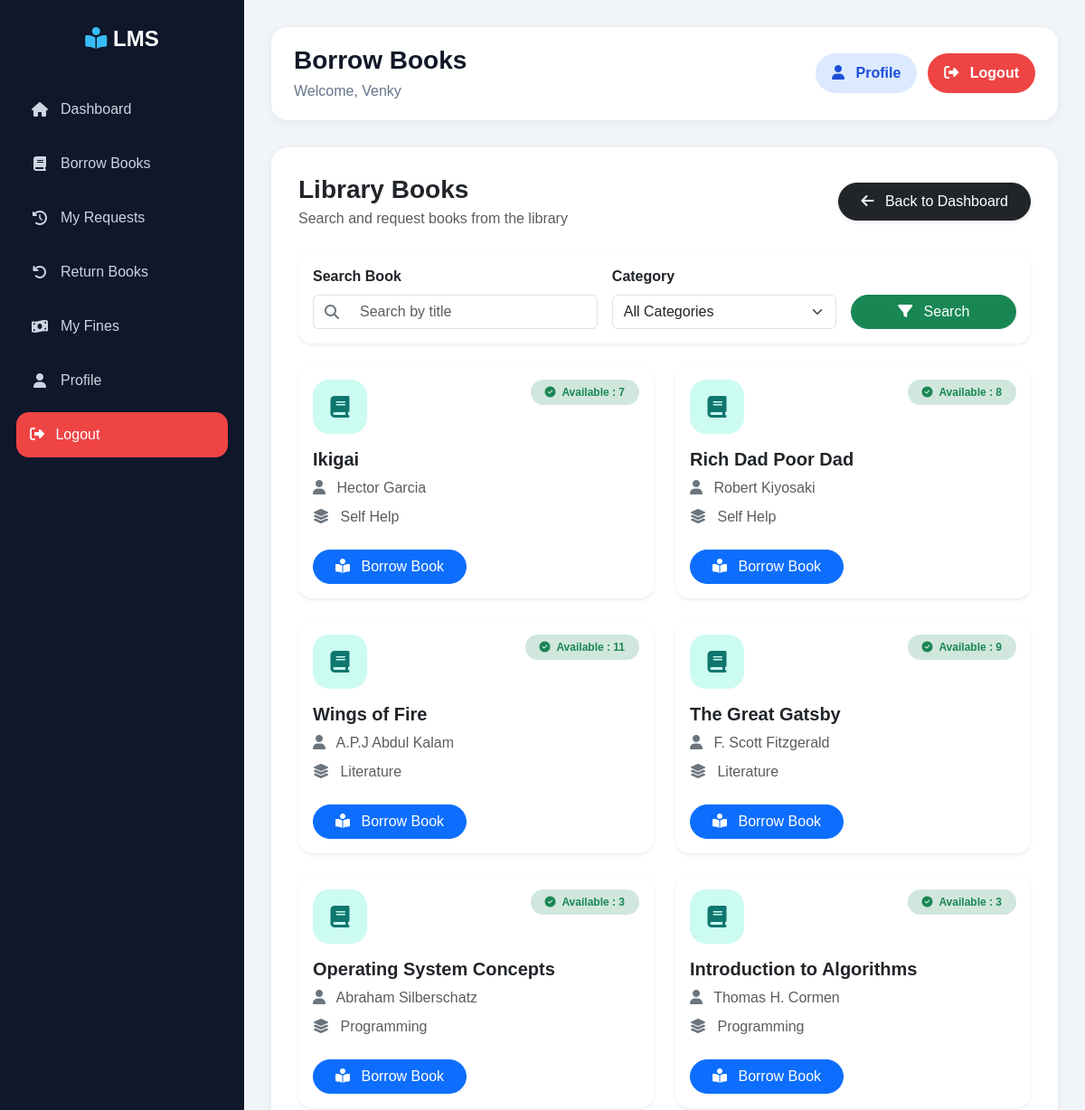
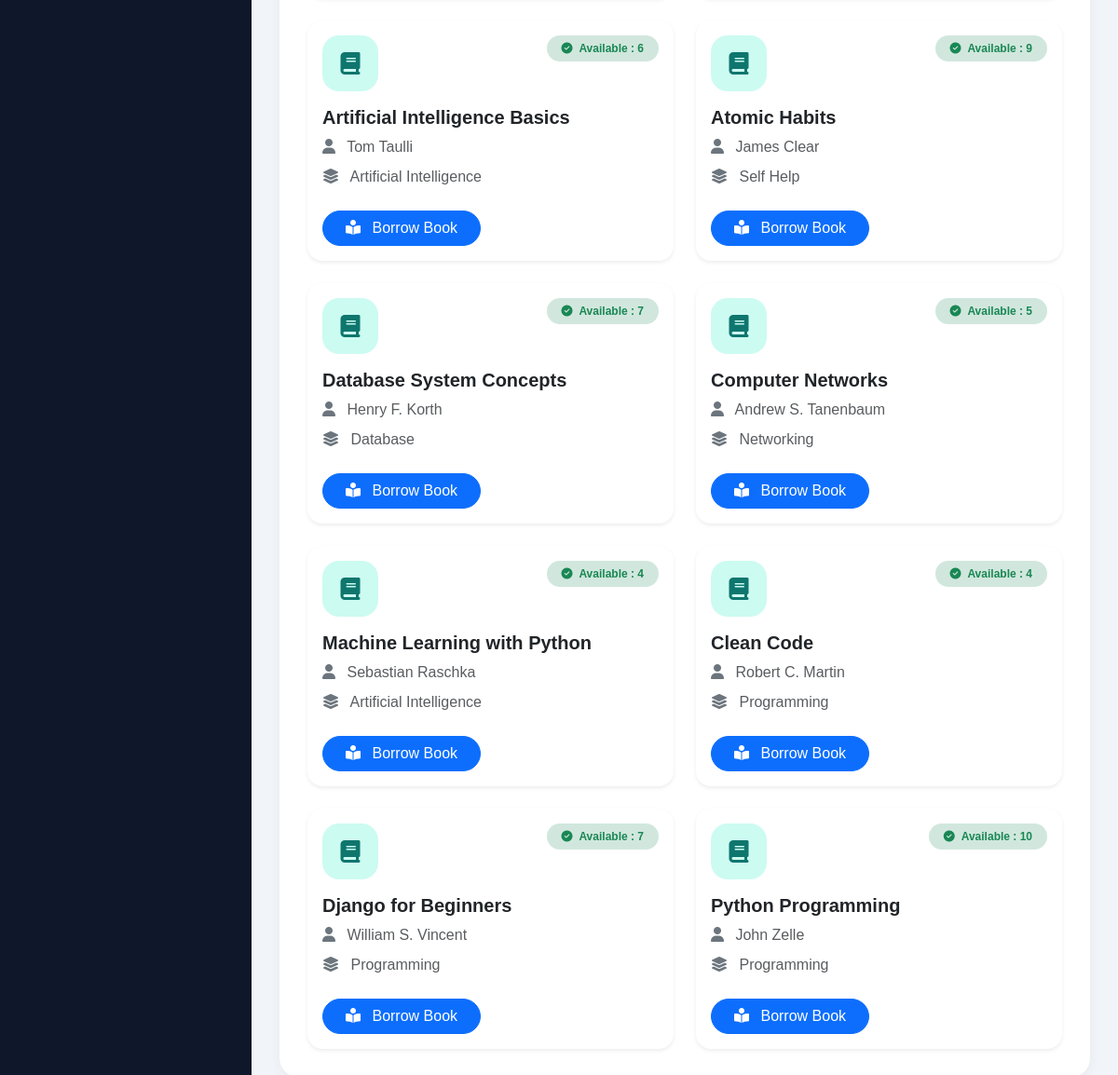
The page /teacher/books/ (signed in) on the database its author committed (2 pictures, top to bottom).
### accounts/models.py (models this page shows, shortened)
class CustomUser(AbstractUser):
    ROLE_CHOICES = (
        ('student', 'Student'),
        ('teacher', 'Teacher'),
        ('librarian', 'Librarian'),
    )
    role = models.CharField(max_length=20, choices=ROLE_CHOICES)

### books/models.py (models this page shows, shortened)
class Book(models.Model):
    title = models.CharField(
        max_length=200
    )
    author = models.CharField(
        max_length=150
    )
    isbn = models.CharField(
        max_length=20,
        unique=True
    )
    category = models.ForeignKey(
        Category,
        on_delete=models.CASCADE
    )
    price = models.DecimalField(
        max_digits=10,
        decimal_places=2,
        default=0
    )
    quantity = models.PositiveIntegerField(
        default=1
    )
    available = models.PositiveIntegerField(
        default=1
    )
    description = models.TextField(
        blank=True,
        null=True
    )
    added_on = models.DateTimeField(
        auto_now_add=True
    )

class Category(models.Model):
    name = models.CharField(
        max_length=100,
        unique=True
    )

### teacher/views.py (the view, shortened to what this page needs)
@login_required
def teacher_books(request):
    books = Book.objects.all().order_by(
        '-added_on'
    )
    categories = Category.objects.all()
    q = request.GET.get('q')
    category = request.GET.get('category')
    if q:
        books = books.filter(
            title__icontains=q
        )
    if category:
        books = books.filter(
            category_id=category
        )
    return render(
        request,
        'issue/borrow_books.html',
        {
            'books': books,
            'categories': categories
        }
    )

### issue/templates/issue/borrow_books.html (shortened to what this page needs)
{% extends 'base.html' %}
{% block page_title %}
    Borrow Books
{% endblock %}
{% block content %}
<div class="d-flex justify-content-between align-items-center mb-4 flex-wrap gap-3">
    <div>
        <h3 class="fw-bold text-dark mb-1">
            Library Books
        </h3>
        <p class="text-muted mb-0">
            Search and request books from the library
        </p>
    </div>
    <div>
        {% if request.user.role == 'student' %}
        <a href="/student/dashboard/"
           class="btn btn-dark rounded-pill px-4 py-2 shadow-sm">
            <i class="fa-solid fa-arrow-left me-2"></i>
            Back to Dashboard
        </a>
        {% elif request.user.role == 'teacher' %}
        <a href="/teacher/dashboard/"
           class="btn btn-dark rounded-pill px-4 py-2 shadow-sm">
            <i class="fa-solid fa-arrow-left me-2"></i>
            Back to Dashboard
        </a>
        {% endif %}
    </div>
</div>
<div class="card border-0 shadow-sm rounded-4 mb-4">
    <div class="card-body">
        <form method="get" class="row g-3">
            <div class="col-md-5">
                <label class="form-label fw-semibold">
                    Search Book
                </label>
                <div class="input-group">
                    <span class="input-group-text bg-white border-end-0">
                        <i class="fa-solid fa-magnifying-glass text-secondary"></i>
                    </span>
                    <input
                        type="text"
                        name="q"
                        class="form-control border-start-0"
                        placeholder="Search by title"
                        value="{{ request.GET.q }}"
                    >
                </div>
            </div>
            <div class="col-md-4">
                <label class="form-label fw-semibold">
                    Category
                </label>
                <select
                    name="category"
                    class="form-select"
                >
                    <option value="">
                        All Categories
                    </option>
                </select>
            </div>
            <div class="col-md-3 d-flex align-items-end">
                <button
                    type="submit"
                    class="btn btn-success w-100 rounded-pill"
                >
                    <i class="fa-solid fa-filter me-2"></i>
                    Search
                </button>
            </div>
        </form>
    </div>
</div>
<div class="row g-4">
    {% for book in books %}
    <div class="col-md-6">
        <div class="card border-0 shadow-sm rounded-4 h-100">
            <div class="card-body">
                <div class="d-flex justify-content-between align-items-start mb-3">
                    <div class="book-icon">
                        <i class="fa-solid fa-book"></i>
                    </div>
                    {% if book.available > 0 %}
                    <span class="badge bg-success-subtle text-success px-3 py-2 rounded-pill">
                        <i class="fa-solid fa-circle-check me-1"></i>
                        Available : {{ book.available }}
                    </span>
                    {% else %}
                    <span class="badge bg-danger px-3 py-2 rounded-pill">
                        <i class="fa-solid fa-circle-xmark me-1"></i>
                        Out of Stock
                    </span>
                    {% endif %}
                </div>
                <h5 class="fw-bold text-dark">
                    {{ book.title }}
                </h5>
                <p class="text-muted mb-2">
                    <i class="fa-solid fa-user me-2 text-secondary"></i>
                    {{ book.author }}
                </p>
                <p class="text-muted mb-4">
                    <i class="fa-solid fa-layer-group me-2 text-secondary"></i>
                    {{ book.category.name }}
                </p>
                {% if book.available > 0 %}
                <form method="post">
                    <button
                        type="submit"
                        class="btn btn-primary rounded-pill px-4"
                    >
                        <i class="fa-solid fa-book-open-reader me-2"></i>
                        Borrow Book
                    </button>
                </form>
                {% endif %}
            </div>
        </div>
    </div>
    {% endfor %}
</div>
{% endblock %}

### templates/base.html (shortened to what this page needs)
<!doctype html>
<html lang="en">
<head>
    <link
        href="https://cdn.jsdelivr.net/npm/bootstrap@5.3.3/dist/css/bootstrap.min.css"
        rel="stylesheet"
    />
    <link
        rel="stylesheet"
        href="https://cdnjs.cloudflare.com/ajax/libs/font-awesome/6.5.1/css/all.min.css"
    />
</head>
<body>
    <div class="main-container">
        <div class="sidebar" id="sidebar">
            <div class="logo">
                <i class="fa-solid fa-book-open-reader"></i>
                <span class="text"> LMS </span>
            </div>
            <ul>
                {% if request.user.role == 'teacher' %}
                <li>
                    <a href="/teacher/dashboard/">
                        <i class="fa-solid fa-house"></i>
                        <span class="text">Dashboard</span>
                    </a>
                </li>
                <li>
                    <a href="/teacher/books/">
                        <i class="fa-solid fa-book"></i>
                        <span class="text">Borrow Books</span>
                    </a>
                </li>
                <li>
                    <a href="/teacher/my-requests/">
                        <i class="fa-solid fa-clock-rotate-left"></i>
                        <span class="text">My Requests</span>
                    </a>
                </li>
                <li>
                    <a href="/teacher/return-books/">
                        <i class="fa-solid fa-arrow-rotate-left"></i>
                        <span class="text">Return Books</span>
                    </a>
                </li>
                <li>
                    <a href="/teacher/fines/">
                        <i class="fa-solid fa-money-bill-wave"></i>
                        <span class="text"> My Fines </span>
                    </a>
                </li>
                <li>
                    <a href="{% url 'profile' %}">
                        <i class="fa-solid fa-user"></i>
                        <span class="text">Profile</span>
                    </a>
                </li>
                {% endif %}
                <li>
                    <form method="POST"
                          action="{% url 'logout' %}">
                        <button type="submit"
                                class="logout-btn-side">
                            <i class="fa-solid fa-right-from-bracket me-2"></i>
                            <span class="text"> Logout </span>
                        </button>
                    </form>
                </li>
            </ul>
        </div>
        <div class="content">
            <div class="topbar">
                <div class="topbar-left">
                    <h3>
                        {% block page_title %}{% endblock %}
                    </h3>
                    <p>
                        Welcome, {{ request.user.username }}
                    </p>
                </div>
                <div class="topbar-right">
                    <a href="{% url 'profile' %}"
                       class="profile-btn">
                        <i class="fa-solid fa-user me-2"></i>
                        Profile
                    </a>
                    <form method="POST"
                          action="{% url 'logout' %}"
                          class="m-0">
                        <button type="submit"
                                class="logout-btn">
                            <i class="fa-solid fa-right-from-bracket me-2"></i>
                            Logout
                        </button>
                    </form>
                </div>
            </div>
            <div class="page-content">
                {% block content %}
                {% endblock %}
            </div>
        </div>
    </div>
</body>
</html>

### templates/base.html (style rules this page uses)
* { margin:0; padding:0; box-sizing:border-box; font-family:Arial, Helvetica, sans-serif; }
body { background:#f1f5f9; overflow-x:hidden; }
.main-container { display:flex; min-height:100vh; }
.sidebar { width:270px; background:#0f172a; color:white; position:fixed; top:0; left:0; bottom:0; padding:25px 18px; overflow-y:auto; z-index:1000; transition:0.3s; }
.logo { font-size:24px; font-weight:bold; text-align:center; margin-bottom:35px; color:white; }
.logo i { color:#38bdf8; }
.sidebar ul { list-style:none; padding-left:0; }
.sidebar ul li { margin-bottom:10px; }
.sidebar ul li a { display:flex; align-items:center; gap:12px; text-decoration:none; color:#cbd5e1; padding:13px 15px; border-radius:14px; transition:0.3s; }
.sidebar ul li a i { width:22px; text-align:center; }
.logout-btn-side { width:100%; border:none; background:#ef4444; color:white; padding:13px 15px; border-radius:14px; text-align:left; transition:0.3s; }
.content { margin-left:270px; width:calc(100% - 270px); padding:30px; transition:0.3s; }
.topbar { background:white; padding:20px 25px; border-radius:18px; display:flex; justify-content:space-between; align-items:center; margin-bottom:30px; box-shadow:0 2px 10px rgba(0,0,0,0.06); flex-wrap:wrap; gap:15px; }
.topbar-left h3 { margin-bottom:5px; font-weight:700; color:#111827; }
.topbar-left p { margin:0; color:#64748b; }
.topbar-right { display:flex; align-items:center; gap:12px; flex-wrap:wrap; }
.profile-btn { text-decoration:none; background:#dbeafe; color:#1d4ed8; padding:10px 18px; border-radius:30px; font-weight:600; transition:0.3s; }
.logout-btn { border:none; background:#ef4444; color:white; padding:10px 18px; border-radius:30px; font-weight:600; transition:0.3s; }
.page-content { background:white; border-radius:20px; padding:30px; min-height:500px; box-shadow:0 2px 12px rgba(0,0,0,0.05); }

### issue/templates/issue/borrow_books.html (style rules this page uses)
.book-icon { width:60px; height:60px; border-radius:18px; background:#ccfbf1; color:#0f766e; display:flex; align-items:center; justify-content:center; font-size:24px; }
.card { transition:0.3s; }

### rows shown on the page
CustomUser: user.username "Venky"
Book: available "7", title "Ikigai", author "Hector Garcia", category.name "Self Help"
Book: available "8", title "Rich Dad Poor Dad", author "Robert Kiyosaki", category.name "Self Help"
Book: available "11", title "Wings of Fire", author "A.P.J Abdul Kalam", category.name "Literature"
Book: available "9", title "The Great Gatsby", author "F. Scott Fitzgerald", category.name "Literature"
Book: available "3", title "Operating System Concepts", author "Abraham Silberschatz", category.name "Programming"
Book: available "3", title "Introduction to Algorithms", author "Thomas H. Cormen", category.name "Programming"
Book: available "6", title "Artificial Intelligence Basics", author "Tom Taulli", category.name "Artificial Intelligence"
Book: available "9", title "Atomic Habits", author "James Clear", category.name "Self Help"
Book: available "7", title "Database System Concepts", author "Henry F. Korth", category.name "Database"
Book: available "5", title "Computer Networks", author "Andrew S. Tanenbaum", category.name "Networking"
Book: available "4", title "Machine Learning with Python", author "Sebastian Raschka", category.name "Artificial Intelligence"
Book: available "4", title "Clean Code", author "Robert C. Martin", category.name "Programming"
Book: available "7", title "Django for Beginners", author "William S. Vincent", category.name "Programming"
Book: available "10", title "Python Programming", author "John Zelle", category.name "Programming"
